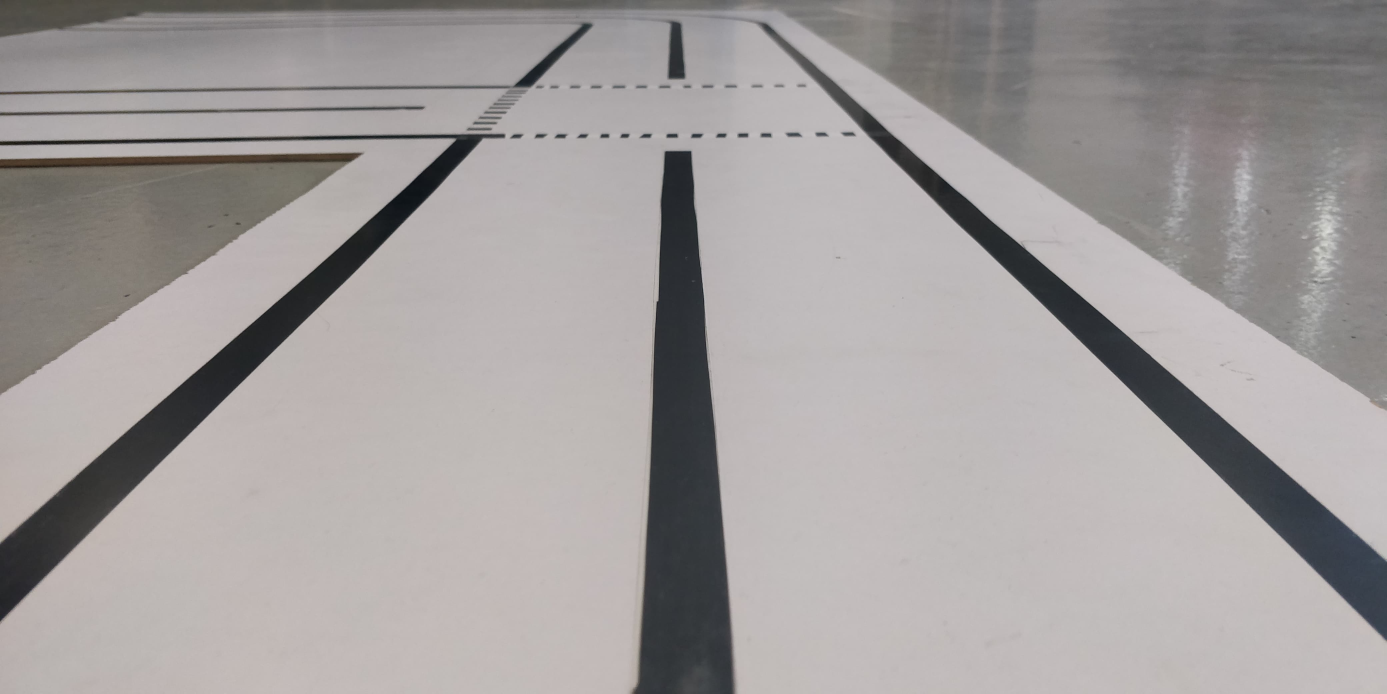
#> input picture Week6/Activities/Activity_filters/opencv_course/images/line_1.jpg, 4160 x 2080 px, found by its file name (shown at 1/3 size)
$ python MCR2_line_detection_moments.py
#> lines starting #> are read from the running program, lines starting #| are printed output that depends on the picture; after the words box and inside, x2 and y2 are one past the last pixel; in counts of white or black regions, pixels touching at a corner belong together
# Re-import necessary libraries due to kernel reset
import cv2
import numpy as np
import matplotlib.pyplot as plt

# Reload image
img = cv2.imread("images/line_1.jpg")
#> img is the input picture: shape (2080, 4160, 3); mean B, G, R 156.8, 157.4, 161.8
target_width, target_height = 640, 480
img = cv2.resize(img, (target_width, target_height))
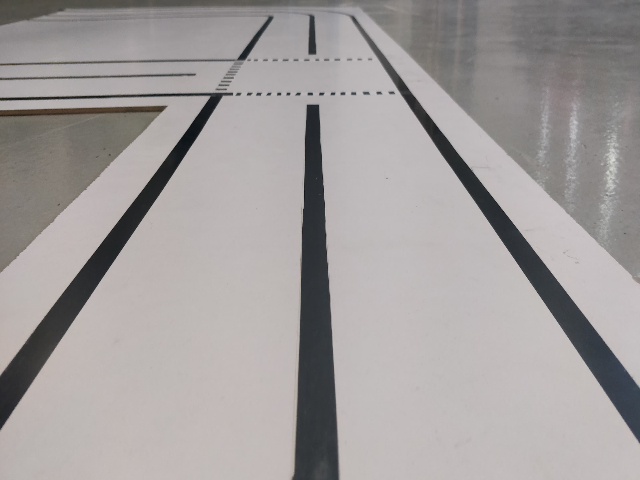
#> img: shape (480, 640, 3); mean B, G, R 156.8, 157.4, 161.8

# Crop the ROI from the bottom part of the image
roi = img[int(target_height * 0.4):, :]
roi_height, roi_width = roi.shape[:2]
#> roi_height = 288; roi_width = 640

# Create trapezoidal mask
top_width = int(roi_width * 0.9)
#> top_width = 576
trapezoid = np.array([[((roi_width - top_width) // 2, 0),
                       ((roi_width + top_width) // 2, 0),
                       (roi_width, roi_height),
                       (0, roi_height)]], dtype=np.int32)
mask = np.zeros((roi_height, roi_width), dtype=np.uint8)
cv2.fillPoly(mask, trapezoid, 255)
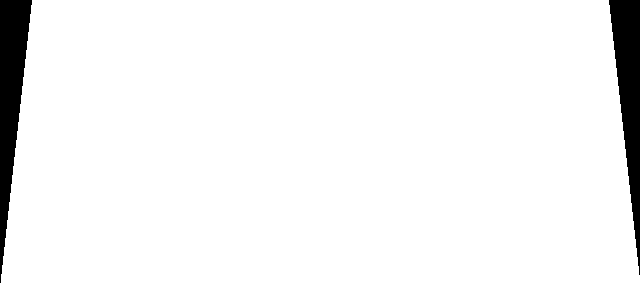
#> mask: shape (288, 640); 95.1% white; 2 black regions, box (x1, y1, x2, y2) and area: (0, 0, 32, 283) 4608, (609, 0, 640, 275) 4340

# Apply the mask
roi_masked = cv2.bitwise_and(roi, roi, mask=mask)

# Convert to grayscale and apply thresholding
gray = cv2.cvtColor(roi_masked, cv2.COLOR_BGR2GRAY)
blurred = cv2.GaussianBlur(gray, (5, 5), 0)
_, binary_inv = cv2.threshold(blurred, 100, 255, cv2.THRESH_BINARY_INV)
#> binary_inv: shape (288, 640); 16.2% white; 3 white regions, box (x1, y1, x2, y2) and area: (469, 0, 640, 267) 10455, (0, 0, 160, 275) 10221, (293, 0, 339, 288) 9231

# Morphological operations
kernel = np.ones((3, 3), np.uint8)
morph = cv2.erode(binary_inv, kernel, iterations=3)
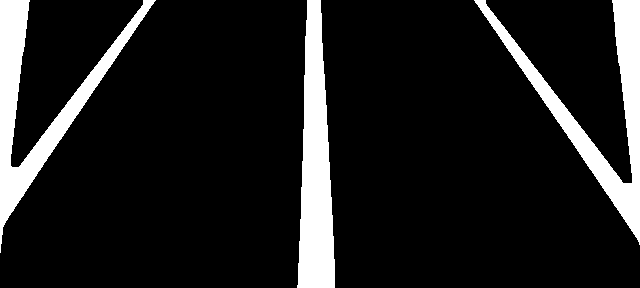
#> morph: shape (288, 640); 12.2% white; 3 white regions, box (x1, y1, x2, y2) and area: (474, 0, 640, 245) 7585, (0, 0, 156, 253) 7500, (297, 0, 335, 288) 7426
morph = cv2.dilate(morph, kernel, iterations=3)
#> morph: shape (288, 640); 16.2% white; 3 white regions, box (x1, y1, x2, y2) and area: (471, 0, 640, 248) 10405, (0, 0, 159, 256) 10173, (294, 0, 338, 288) 9226

# Connected Components
num_labels, labels, stats, centroids = cv2.connectedComponentsWithStats(morph, connectivity=4)
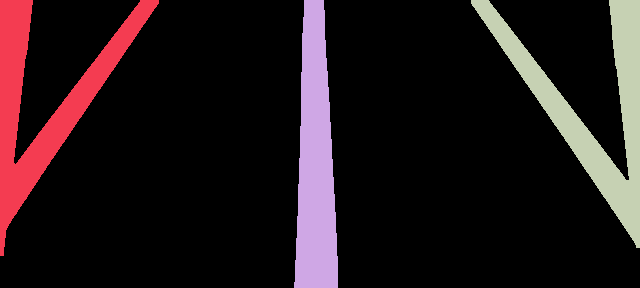
#> labels: shape (288, 640) int32; 4 distinct labels, from 0 to 3; one colour per label, 0 black
#> num_labels = 4; stats = [[0, 0, 640, 288, 154516], [0, 0, 159, 256, 10173], [294, 0, 44, 288, 9226], [471, 0, 169, 248, 10405]]; centroids = [[319.6, 147.7], [44.64, 101.2], [315.2, 161.9], [590.5, 106.4]]

output = roi.copy()
total_weight = 0
weighted_sum = np.array([0.0, 0.0])
MIN_AREA, MAX_AREA = 1000, 100000

for i in range(1, num_labels):  # skip background
    x, y, w, h, area = stats[i]
    cx, cy = centroids[i]

    if MIN_AREA <= area <= MAX_AREA:
        cv2.rectangle(output, (x, y), (x + w, y + h), (255, 0, 0), 2)
        cv2.circle(output, (int(cx), int(cy)), 4, (0, 0, 255), -1)
        cv2.putText(output, f"({int(cx)},{int(cy)})", (int(cx) + 5, int(cy)),
                    cv2.FONT_HERSHEY_SIMPLEX, 0.4, (0, 255, 255), 1)

        weighted_sum += np.array([cx, cy]) * area
        total_weight += area
#> this loop made 3 passes
#> (x, w, h, area, cx, cy, weighted_sum, total_weight) on passes 1 to 3: (0, 159, 256, 10173, 44.64, 101.2, [454124, 1029185], 10173), (294, 44, 288, 9226, 315.2, 161.9, [3362436, 2522850], 19399), (471, 169, 248, 10405, 590.5, 106.4, [9506330, 3629918], 29804)
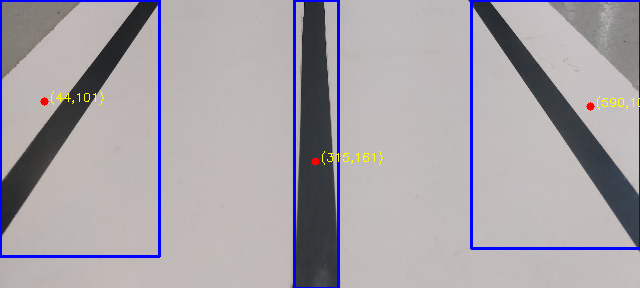
#> output: shape (288, 640, 3); mean B, G, R 169.2, 162.3, 167.2
#> after the loop, total_weight = 29804

# Compute weighted average center (setpoint)
if total_weight > 0:
    avg_cx, avg_cy = (weighted_sum / total_weight).astype(int)
#> avg_cx = 318; avg_cy = 121
    cv2.circle(output, (avg_cx, avg_cy), 6, (0, 255, 255), -1)
#> output: shape (288, 640, 3); 0.06% of pixels changed, all inside (x1, y1, x2, y2) = (312, 115, 325, 128)
    cv2.putText(output, "Setpoint", (avg_cx + 10, avg_cy),
                cv2.FONT_HERSHEY_SIMPLEX, 0.5, (0, 255, 255), 1)
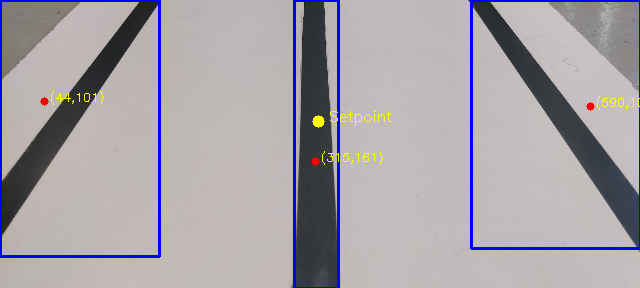
#> output: shape (288, 640, 3); mean B, G, R 169, 162.5, 167.4

# Plotting

plt.figure(figsize=(12, 8))

plt.subplot(2, 3, 1)
plt.imshow(cv2.cvtColor(roi, cv2.COLOR_BGR2RGB))
plt.title('Trapezoidal ROI')
plt.axis('off')

plt.subplot(2, 3, 2)
plt.imshow(cv2.cvtColor(roi_masked, cv2.COLOR_BGR2RGB))
plt.title('Trapezoidal Masked ROI')
plt.axis('off')

plt.subplot(2, 3, 3)
plt.imshow(gray, cmap='gray')
plt.title("Grayscale")
plt.axis('off')

plt.subplot(2, 3, 4)
plt.imshow(binary_inv, cmap='gray')
plt.title("Thresholded")
plt.axis('off')

plt.subplot(2, 3, 5)
plt.imshow(morph, cmap='gray')
plt.title("Morphological Cleaned")
plt.axis('off')

plt.subplot(2, 3, 6)
plt.imshow(cv2.cvtColor(output, cv2.COLOR_BGR2RGB))
plt.title("Connected Components + Setpoint")
plt.axis('off')


plt.tight_layout()
plt.show()
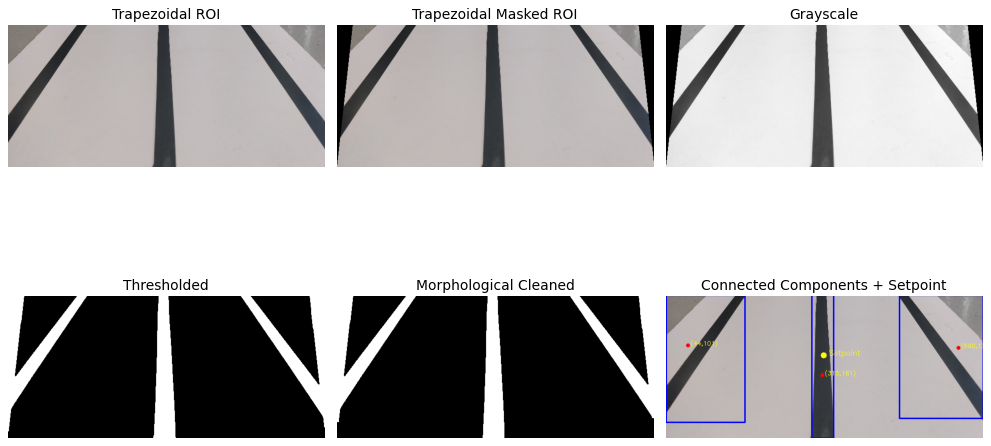
#> figure drawn by matplotlib, 6 panels

$ run again, with Week6/Activities/Activity_filters/opencv_course/images/line_2.jpg copied over Week6/Activities/Activity_filters/opencv_course/images/line_1.jpg
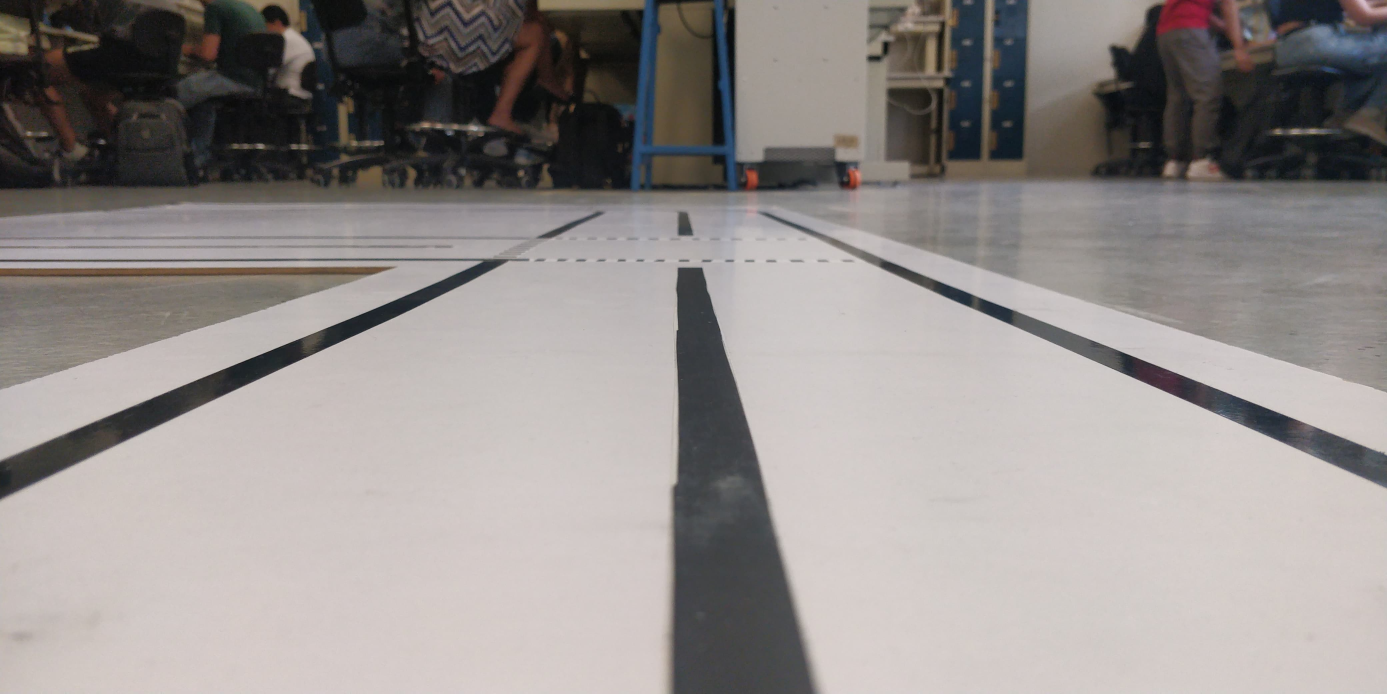
#> input picture Week6/Activities/Activity_filters/opencv_course/images/line_2.jpg, 4160 x 2080 px, found by its file name (shown at 1/3 size)
#> img is the input picture: shape (2080, 4160, 3); mean B, G, R 140.5, 142.6, 148.1
#> img: shape (480, 640, 3)
#> mask: shape (288, 640); 95.1% white; 2 black regions, box (x1, y1, x2, y2) and area: (0, 0, 32, 283) 4608, (609, 0, 640, 275) 4340
#> binary_inv: shape (288, 640); 14% white; 3 white regions, box (x1, y1, x2, y2) and area: (311, 0, 375, 288) 11157, (0, 0, 218, 275) 7821, (419, 0, 640, 267) 6831
#> `num_labels, labels, stats, centroids = cv2.connectedComponentsWithStat..`:
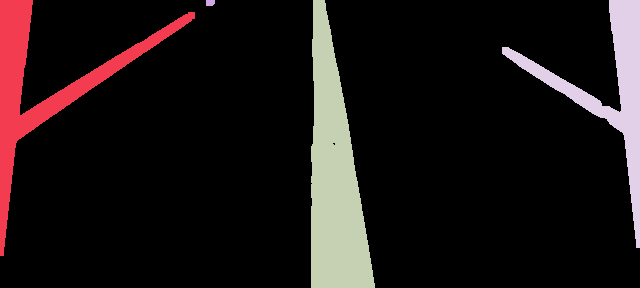
#> labels: shape (288, 640) int32; 5 distinct labels, from 0 to 4; one colour per label, 0 black
#> num_labels = 5; stats = [[0, 0, 640, 288, 159405], [0, 0, 195, 256, 7584], [206, 0, 9, 6, 51], [311, 0, 64, 288, 11153], [502, 0, 138, 248, 6127]]; centroids = [[320.5, 146], [42.92, 86.93], [209.8, 2.37], [333.8, 176.5], [610.5, 89.66]]
#> the loop `for i in range(1, num_labels):` made 4 passes
#> (x, w, h, area, cx, cy, weighted_sum, total_weight) on passes 1, 3, 4: (0, 195, 256, 7584, 42.92, 86.93, [325497, 659299], 7584), (311, 64, 288, 11153, 333.8, 176.5, [4047967, 2627757], 18737), (502, 138, 248, 6127, 610.5, 89.66, [7788420, 3177129], 24864)
#> after the loop `for i in range(1, num_labels):`: total_weight = 24864
#> avg_cx = 313; avg_cy = 127
#> `cv2.putText(output, "Setpoint", (avg_cx + 10, avg_cy), cv2.FONT_HERSHE..`:
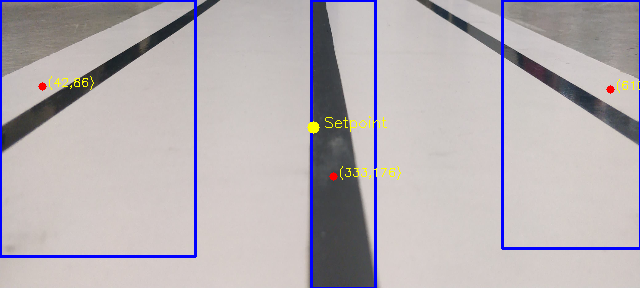
#> output: shape (288, 640, 3); mean B, G, R 180.2, 175.1, 181.6
